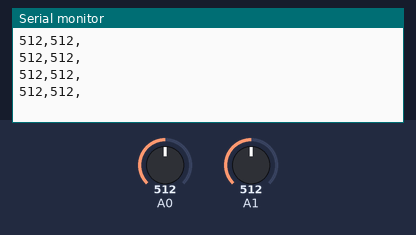
Bench run of a sketch on a simulated Arduino Uno, built with avr-gcc and run on an emulated ATmega328P. On the bench: the last lines printed to the serial monitor. The inputs (shaded band) are chosen by the test bench; at power-on: A0 = 512, A1 = 512.

Above: at 1.2 s.
1.3 s: A0 set to 716
At 1.71 s:
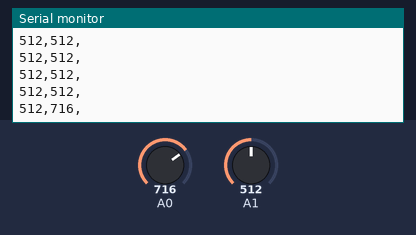
2.8 s: A1 set to 716
At 2.91 s:
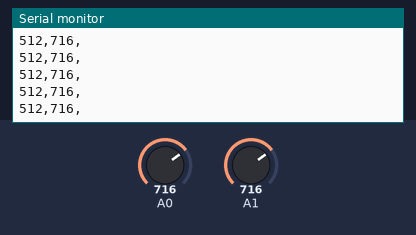
4.3 s: A0 set to 900
At 4.41 s:
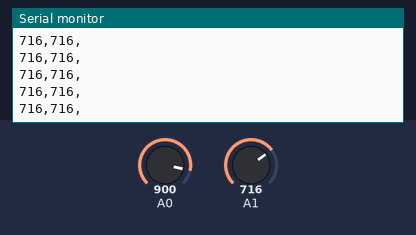
5.8 s: A1 set to 900
At 5.92 s:
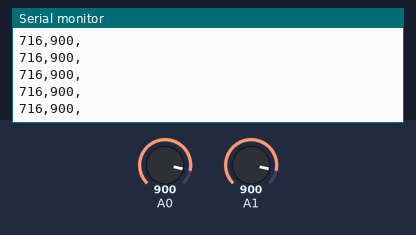
Timing chart, 0 to 8.3 s (numbered marks = the images above; inputs shaded):
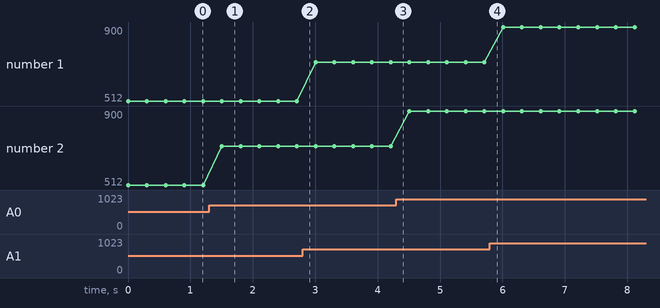

Measured:
- after the input at 1.3 s, the serial monitor: prints a new line after 0.20 s (image 1)
- plotted number 2: 512 → 716 after the input at 1.3 s, 716 → 900 after the input at 4.3 s

The sketch:

firmware.ino
```cpp
void setup() {
  Serial.begin(115200);
}

void loop() {
  int EMG = analogRead(A0);
  int FSR = analogRead(A1);
  Serial.print(FSR);
  Serial.print(",");
  Serial.print(EMG);
  Serial.print(",\n");
  delay(300);
}
```
